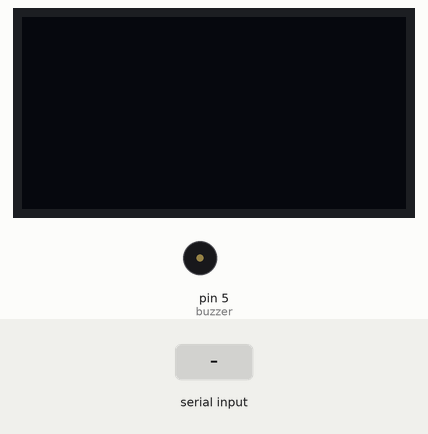
Simulated run of this sketch. Board: Arduino Uno, built with avr-gcc and run on an emulated ATmega328P. Shown: 128×64 one-colour display, buzzer (waves = sounding). Inputs (shaded band) come from the test bench.

Above: at 1.2 s.
1.3 s: "1\n" received over Serial
At 1.9 s:
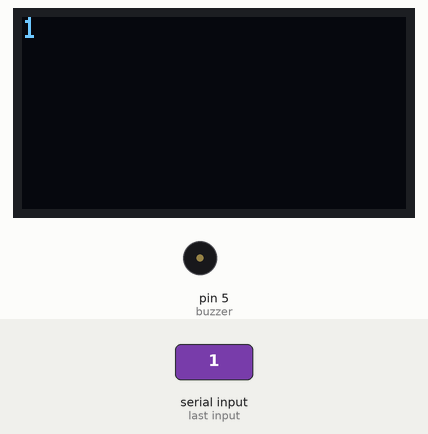
3.1 s: "0\n" received over Serial
At 4.5 s:
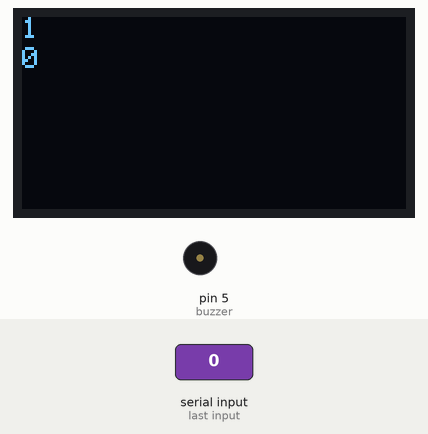
4.9 s: "2\n" received over Serial
At 5.9 s:
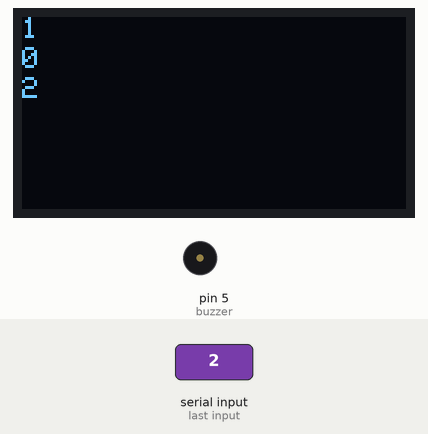
Timing chart, 0 to 7.9 s (numbered marks = the images above; inputs shaded):
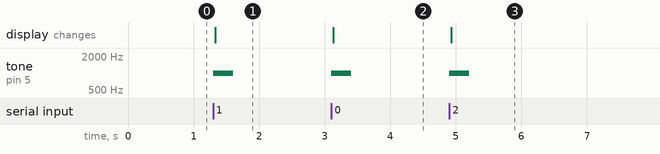

Measured:
- after the input at 1.3 s, tone on pin 5 (buzzer): silent → 1000 Hz at once, → silent 0.30 s later; the display: changes at once (image 1)
- after the input at 3.1 s, tone on pin 5 (buzzer): silent → 1000 Hz at once, → silent 0.30 s later; the display: changes at once (image 2)
- after the input at 4.9 s, tone on pin 5 (buzzer): silent → 1000 Hz at once, → silent 0.30 s later; the display: changes at once (image 3)

The sketch:

display.ino
```cpp
#include <Wire.h>
#include <Adafruit_GFX.h>
#include <Adafruit_SSD1306.h>

#define SCREEN_WIDTH 128 // OLED display width, in pixels
#define SCREEN_HEIGHT 64 // OLED display height, in pixels

// Declaration for an SSD1306 display connected to I2C (SDA, SCL pins)
Adafruit_SSD1306 display(SCREEN_WIDTH, SCREEN_HEIGHT, &Wire, -1);

int lineHeight = 10;  // Height of text line, adjust based on font size
int currentY = 0;      // Current y position of cursor

int buzzer = 5; // Buzzer pin number

void setup() {
  Serial.begin(9600); // Start serial communication at 9600 baud
  if(!display.begin(SSD1306_SWITCHCAPVCC, 0x3C)) { // Initialize with the I2C addr 0x3C
    Serial.println(F("SSD1306 allocation failed"));
    for(;;); // Don't proceed, loop forever
  }
  display.clearDisplay();
  display.setTextSize(1); // Normal 2:1 pixel scale
  display.setTextColor(SSD1306_WHITE); // Draw white text
  display.cp437(true); // Use full 256 char 'Code Page 437' font
  pinMode(buzzer, OUTPUT); // Set the buzzer pin as an output
}

void loop() {
  if (Serial.available() > 0) { // Pyserial is sending information
    String message = Serial.readStringUntil('\n'); // Read the incoming data until newline
    if(currentY + lineHeight > SCREEN_HEIGHT) { // Check if there is space for another line
      display.clearDisplay(); // Clear display if no space for new line
      currentY = 0; // Reset cursor to top of the display
    }

    tone(buzzer, 1000, 300); // Activate buzzer at 1000 Hz for 300 milliseconds

    display.setCursor(0, currentY); // Set cursor to new line
    display.println(message); // Print the message on the display
    display.display(); // Actually draw everything we've written

    currentY += lineHeight; // Move cursor down to next line
  }
}
```
